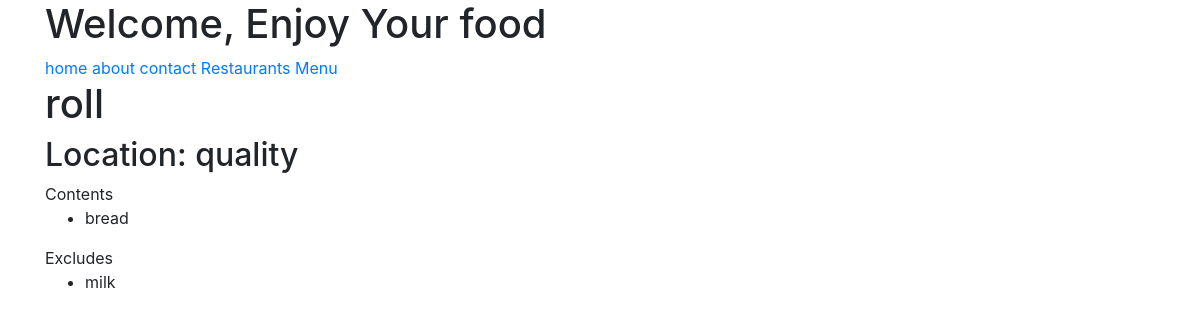
The app's page /items/2/ (signed in) with its own data.
### menus/models.py (models this page shows, shortened)
class Item(models.Model):
	user=models.ForeignKey(settings.AUTH_USER_MODEL, on_delete=models.CASCADE)
	restaurant=models.ForeignKey(RestaurantLocation,on_delete=models.CASCADE)
	name = models.CharField(max_length=150)
	contents=models.TextField(help_text=
		"seperate each item by comma")
	excludes=models.TextField(blank=True, null=True,help_text=
		"seperate each item by comma")
	public=models.BooleanField(default=True)
	timestamp=models.DateTimeField(auto_now_add=True)
	updated=models.DateTimeField(auto_now=True)
	class Meta:
		ordering=["-updated","-timestamp"]
	def get_contents(self):
		return self.contents.split(",")
	def get_excludes(self):
		return self.excludes.split(",")

### restaurant_app/models.py (models this page shows, shortened)
class RestaurantLocation(models.Model):
	owner=models.ForeignKey(User,on_delete=models.CASCADE)
	name=models.CharField(max_length=120)
	location=models.CharField(max_length=120,null=True,blank=True)
	Category=models.CharField(max_length=120,null=True,blank=False,validators=[validate_category])
	timestamp=models.DateTimeField(auto_now_add=True)
	updated=models.DateTimeField(auto_now=True)
	slug=models.SlugField(null=True,blank=True)

### menus/views.py (the view)
# urls.py: path('items/<pk>/',ItemDetailView.as_view(),name="Menu-Detail"),
class ItemDetailView(DetailView):
	def get_queryset(self):
		return Item.objects.filter(user=self.request.user)

### menus/templates/menus/item_detail.html (shortened to what this page needs)
{% extends "base.html" %}
{% block content %}
<h1>{{ object.name }}</h1>
<h2>Location: {{ object.restaurant.name }}</h2>
{% if object.contents %}
	Contents
	<ul>
		{% for item in object.get_contents %}
		<li>{{ item }}</li>
		{% endfor %}
	</ul>
	{% endif %}
	{% if object.excludes %}
	Excludes
	<ul>
		{% for item in object.get_excludes %}
		<li>{{ item }}</li>
		{% endfor %}
	</ul>
	{% endif %}
{% endblock %}

### records on screen
Item: name "roll", restaurant.name "quality", get_contents "bread", get_excludes "milk"
